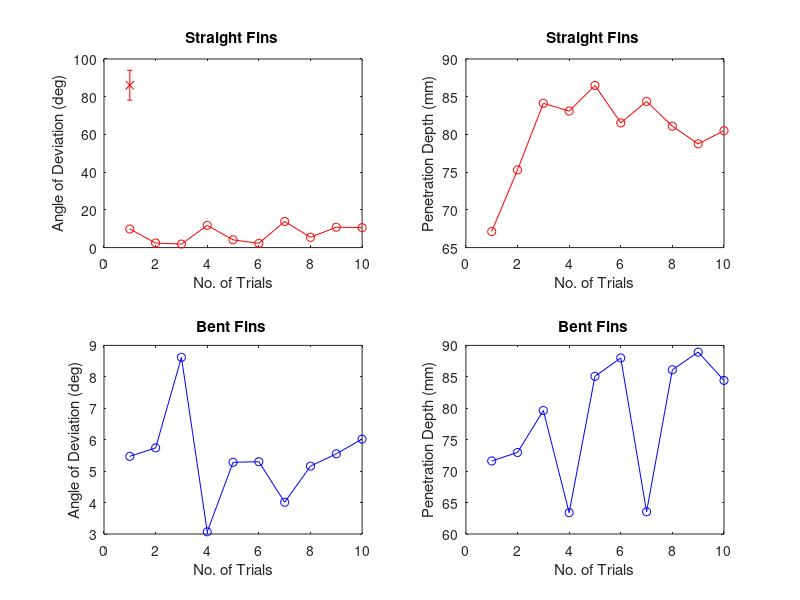

The MATLAB source for this figure: (Note: this script raises an error after producing the figure.)
A =[80.15	67.13	84.53	71.62;
87.6	75.3	95.74	72.97;
88.13	84.13	81.38	79.64;
78.2	83.09	86.93	63.39;
94.12	86.49	84.72	85.08;
92.26	81.53	84.7	88;
76.15	84.37	85.99	63.53;
84.53	81.09	95.16	86.12;
79.19	78.75	84.45	88.93;
100.57	80.5	83.98	84.43];

subplot(2,2,1); plot(abs(A(:,1)-90),'ro-'); ylabel('Angle of Deviation (deg)'); xlabel('No. of Trials'); title('Straight Fins ');
hold on;
subplot(2,2,2); plot(A(:,2),'ro-'); ylabel('Penetration Depth (mm)'); xlabel('No. of Trials');title('Straight Fins ');
hold on;
hold on;
subplot(2,2,3); plot(abs(A(:,3)-90),'bo-'); ylabel('Angle of Deviation (deg)'); xlabel('No. of Trials');title('Bent Fins ');
hold on;
hold on;
subplot(2,2,4); plot(A(:,4),'bo-'); ylabel('Penetration Depth (mm)'); xlabel('No. of Trials');title('Bent Fins ');
hold on;
hold on;
a1 = mean(A(:,1));
a2 = mean(A(:,2));
a3 = mean(A(:,3));
a4 = mean(A(:,4));
s1 = std(A(:,1));
s2 = std(A(:,2));
s3 = std(A(:,3));
s4 = std(A(:,4));

subplot(2,2,1);errorbar(a1,s1,'rx','LineWidth',2);
hold on;
subplot(2,2,2);errorbar(a2,s2,'rx','LineWidth',2);
hold on;
subplot(2,2,3);errorbar(a3,s3,'bx','LineWidth',2);
hold on;
subplot(2,2,4);errorbar(a4,s4,'bx','LineWidth',2);
hold on;
hold on;

